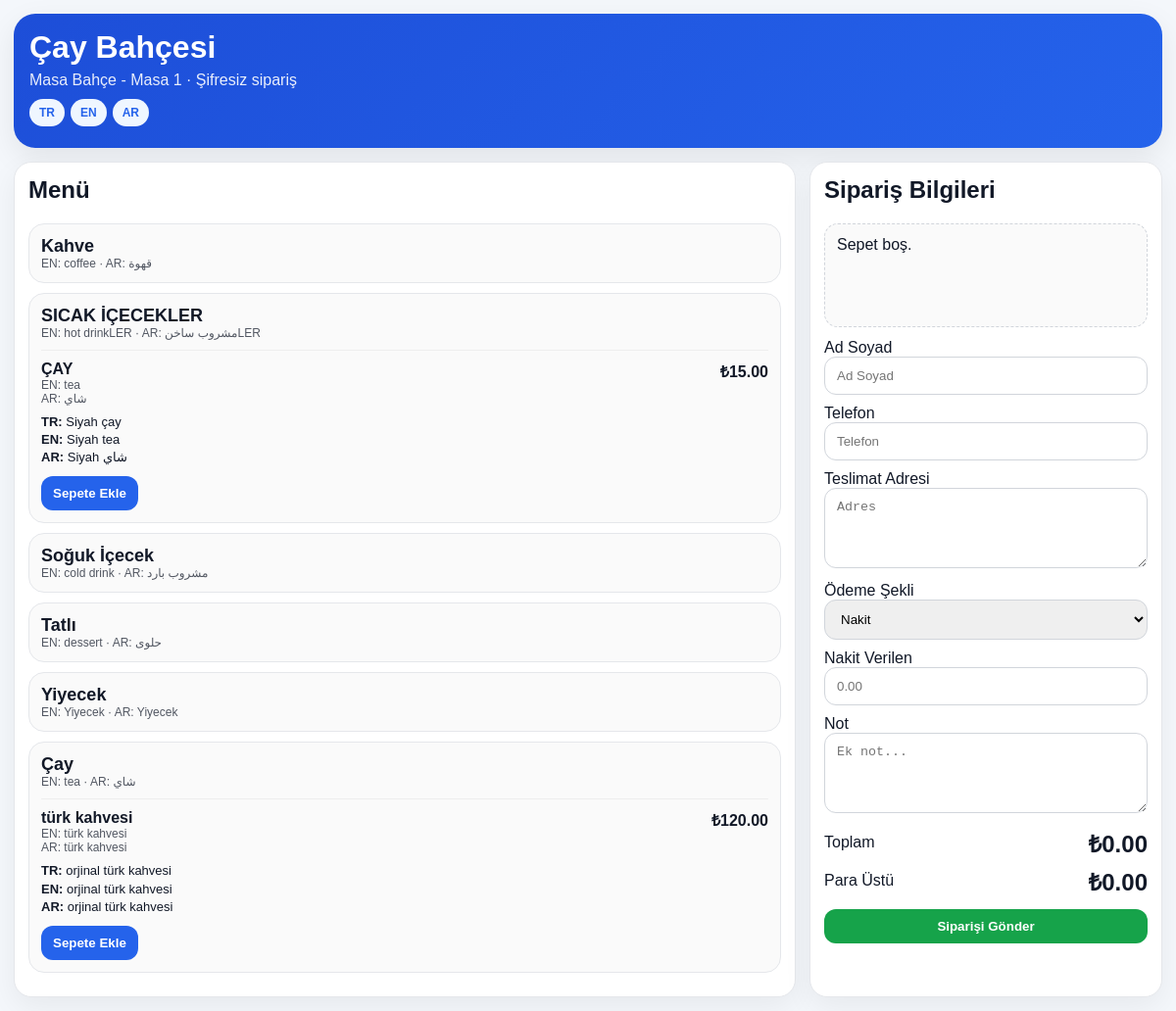
The page /musteri/menu/1 on the database its author committed.
### tables this page shows
CREATE TABLE settings (
            id INTEGER PRIMARY KEY,
            isletme_adi TEXT DEFAULT 'Çay Bahçesi',
            vergi_dairesi TEXT DEFAULT '',
            vergi_no TEXT DEFAULT '',
            telefon TEXT DEFAULT '',
            adres TEXT DEFAULT '',
            iyi_niyet TEXT DEFAULT 'Afiyet olsun, tekrar bekleriz!',
            max_garson INTEGER DEFAULT 10,
            max_kat INTEGER DEFAULT 20,
            host_url TEXT DEFAULT 'http://localhost:8000'
        , public_menu_url TEXT DEFAULT 'https://kestanelikcaybahcem.onrender.com/dis/menu');

CREATE TABLE masalar (
            id INTEGER PRIMARY KEY AUTOINCREMENT,
            kat_id INTEGER,
            masa_no TEXT NOT NULL,
            durum TEXT DEFAULT 'bos',
            qr_uuid TEXT UNIQUE DEFAULT (lower(hex(randomblob(16)))),
            FOREIGN KEY (kat_id) REFERENCES katlar(id)
        );

CREATE TABLE kategoriler (
            id INTEGER PRIMARY KEY AUTOINCREMENT,
            ad TEXT NOT NULL,
            renk TEXT DEFAULT '#4CAF50'
        , ad_en TEXT DEFAULT '', ad_ar TEXT DEFAULT '', aktif INTEGER DEFAULT 1);

CREATE TABLE urunler (
            id INTEGER PRIMARY KEY AUTOINCREMENT,
            kategori_id INTEGER,
            ad TEXT NOT NULL,
            fiyat REAL NOT NULL,
            stok INTEGER DEFAULT 0,
            kritik_stok INTEGER DEFAULT 5,
            aktif INTEGER DEFAULT 1,
            aciklama TEXT DEFAULT '',
            gorsel TEXT DEFAULT '', ad_en TEXT DEFAULT '', ad_ar TEXT DEFAULT '', aciklama_en TEXT DEFAULT '', aciklama_ar TEXT DEFAULT '',
            FOREIGN KEY (kategori_id) REFERENCES kategoriler(id)
        );

### app.py (the view)
@app.route('/musteri/menu/<int:masa_id>')
def musteri_menu(masa_id):
    conn = get_db()
    c = conn.cursor()
    c.execute("SELECT m.*, k.kat_adi FROM masalar m JOIN katlar k ON m.kat_id=k.id WHERE m.id=?", (masa_id,))
    masa = c.fetchone()
    if not masa:
        conn.close()
        return render_template('404.html'), 404
    c.execute("SELECT * FROM settings WHERE id=1")
    settings = c.fetchone()
    c.execute("SELECT * FROM kategoriler WHERE aktif=1 ORDER BY ad")
    kategoriler = rows_to_dicts(c.fetchall())
    c.execute("""
        SELECT u.*, k.ad as kategori_ad, k.renk
        FROM urunler u
        JOIN kategoriler k ON u.kategori_id=k.id
        WHERE u.aktif=1 AND k.aktif=1
        ORDER BY k.ad, u.ad
    """)
    urunler = rows_to_dicts(c.fetchall())
    conn.close()
    return render_template('musteri/menu_multi.html', masa=masa, settings=settings,
                           kategoriler=kategoriler, urunler=urunler, now=datetime.now())

### app.py (called while the page is built)
def rows_to_dicts(rows):
    return [dict(row) for row in rows]

### database.py (called while the page is built)
def get_db():
    conn = sqlite3.connect(DB_PATH)
    conn.row_factory = sqlite3.Row
    return conn

### templates/musteri/menu_multi.html (shortened to what this page needs)
<!doctype html>
<html lang="tr">
<head>
</head>
<body>
<div class="wrap">
  <div class="hero">
    <h1 style="margin:0 0 6px;">{{ settings.isletme_adi if settings else 'Müşteri Menü' }}</h1>
    <div style="opacity:.9;">Masa {{ masa.masa_no }} · Şifresiz sipariş</div>
    <div style="margin-top:10px;">
      <span class="pill">TR</span><span class="pill">EN</span><span class="pill">AR</span>
    </div>
  </div>
  <div class="grid">
    <div class="card">
      <h2 style="margin-top:0;">Menü</h2>
      {% for k in kategoriler %}
        <div class="item">
          <div style="font-weight:900;font-size:18px;">{{ k.ad }}</div>
          <div class="small">EN: {{ k.ad_en or k.ad }} · AR: {{ k.ad_ar or k.ad }}</div>
          {% for u in urunler if u.kategori_id == k.id %}
            <div style="margin-top:10px;padding-top:10px;border-top:1px solid #eee;">
              <div style="display:flex;justify-content:space-between;gap:10px;">
                <div>
                  <div style="font-weight:800;">{{ u.ad }}</div>
                  <div class="small">EN: {{ u.ad_en or u.ad }}</div>
                  <div class="small">AR: {{ u.ad_ar or u.ad }}</div>
                </div>
                <div style="font-weight:900;">₺{{ '%.2f'|format(u.fiyat) }}</div>
              </div>
              <div style="margin-top:8px;font-size:13px;line-height:1.4;">
                <div><strong>TR:</strong> {{ u.aciklama or '-' }}</div>
                <div><strong>EN:</strong> {{ u.aciklama_en or u.aciklama or '-' }}</div>
                <div><strong>AR:</strong> {{ u.aciklama_ar or u.aciklama or '-' }}</div>
              </div>
              <button class="btn b1 add" data-id="{{ u.id }}" style="margin-top:10px;">Sepete Ekle</button>
            </div>
          {% endfor %}
        </div>
      {% endfor %}
    </div>
    <div class="card" style="position:sticky;top:12px;">
      <h2 style="margin-top:0;">Sipariş Bilgileri</h2>
      <div id="cartArea" style="border:1px dashed #d1d5db;border-radius:14px;padding:12px;min-height:80px;background:#fafafa;">Sepet boş.</div>
      <div style="margin-top:12px;">
        <label>Ad Soyad</label>
        <input id="ad_soyad" placeholder="Ad Soyad">
      </div>
      <div style="margin-top:10px;">
        <label>Telefon</label>
        <input id="telefon" placeholder="Telefon">
      </div>
      <div style="margin-top:10px;">
        <label>Teslimat Adresi</label>
        <textarea id="adres" placeholder="Adres"></textarea>
      </div>
      <div style="margin-top:10px;">
        <label>Ödeme Şekli</label>
        <select id="odeme_tipi" onchange="cashToggle()">
          <option value="nakit">Nakit</option>
        </select>
      </div>
      <div id="cashBox" style="margin-top:10px;">
        <label>Nakit Verilen</label>
        <input id="nakit_verilen" type="number" step="0.01" min="0" placeholder="0.00" oninput="render()">
      </div>
      <div style="margin-top:10px;">
        <label>Not</label>
        <textarea id="notlar" placeholder="Ek not..."></textarea>
      </div>
      <div style="display:flex;justify-content:space-between;align-items:center;margin-top:10px;">
        <div>Toplam</div><div class="tot" id="totalText">₺0.00</div>
      </div>
      <div style="display:flex;justify-content:space-between;align-items:center;margin-top:6px;display:none;" id="changeRow">
        <div>Para Üstü</div><div class="tot" id="changeText">₺0.00</div>
      </div>
      <button class="btn b2" id="sendBtn" style="width:100%;margin-top:12px;">Siparişi Gönder</button>
    </div>
  </div>
</div>
</body>
</html>

### templates/musteri/menu_multi.html (style rules this page uses)
body { margin:0;font-family:Arial,sans-serif;background:#f4f7fb;color:#111827 }
.wrap { max-width:1200px;margin:0 auto;padding:14px }
.hero { background:linear-gradient(135deg,#1d4ed8,#2563eb);color:#fff;border-radius:22px;padding:16px;box-shadow:0 10px 30px rgba(0,0,0,.08) }
.grid { display:grid;grid-template-columns:1fr 360px;gap:14px;margin-top:14px }
.card { background:#fff;border:1px solid #e5e7eb;border-radius:18px;box-shadow:0 10px 30px rgba(0,0,0,.06);padding:14px }
.item { border:1px solid #e5e7eb;border-radius:16px;padding:12px;margin:10px 0;background:#fafafa }
.btn { border:0;border-radius:12px;padding:10px 12px;font-weight:800;cursor:pointer }
.b1 { background:#2563eb;color:#fff }
.b2 { background:#16a34a;color:#fff }
input,textarea,select { width:100%;border:1px solid #d1d5db;border-radius:12px;padding:11px 12px;box-sizing:border-box }
textarea { min-height:82px;resize:vertical }
.pill { display:inline-block;padding:7px 10px;border-radius:999px;background:#eff6ff;color:#2563eb;font-size:12px;font-weight:800;margin:0 6px 6px 0 }
.small { font-size:12px;opacity:.72 }
.tot { font-size:24px;font-weight:900 }

### rows shown on the page
settings: isletme_adi "Çay Bahçesi"
masalar: masa_no "Bahçe - Masa 1"
kategoriler: ad "Kahve", ad_en "coffee", ad_ar "قهوة"
kategoriler: ad "SICAK İÇECEKLER", ad_en "hot drinkLER", ad_ar "مشروب ساخنLER"
urunler: ad "ÇAY", ad_en "tea", ad_ar "شاي", fiyat "15.00", aciklama "Siyah çay", aciklama_en "Siyah tea", aciklama_ar "Siyah شاي"
kategoriler: ad "Soğuk İçecek", ad_en "cold drink", ad_ar "مشروب بارد"
kategoriler: ad "Tatlı", ad_en "dessert", ad_ar "حلوى"
kategoriler: ad "Yiyecek", ad_en "Yiyecek", ad_ar "Yiyecek"
kategoriler: ad "Çay", ad_en "tea", ad_ar "شاي"
urunler: ad "türk kahvesi", ad_en "türk kahvesi", ad_ar "türk kahvesi", fiyat "120.00", aciklama "orjinal türk kahvesi", aciklama_en "orjinal türk kahvesi", aciklama_ar "orjinal türk kahvesi"
